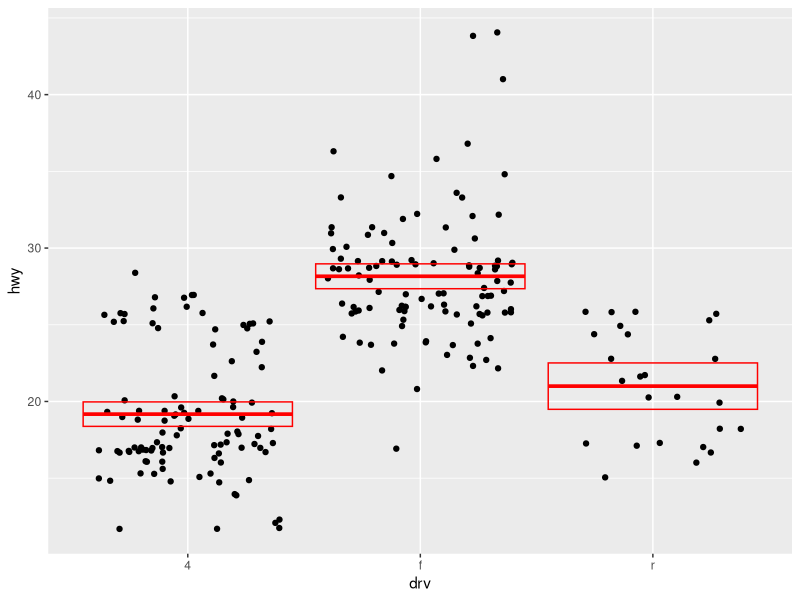
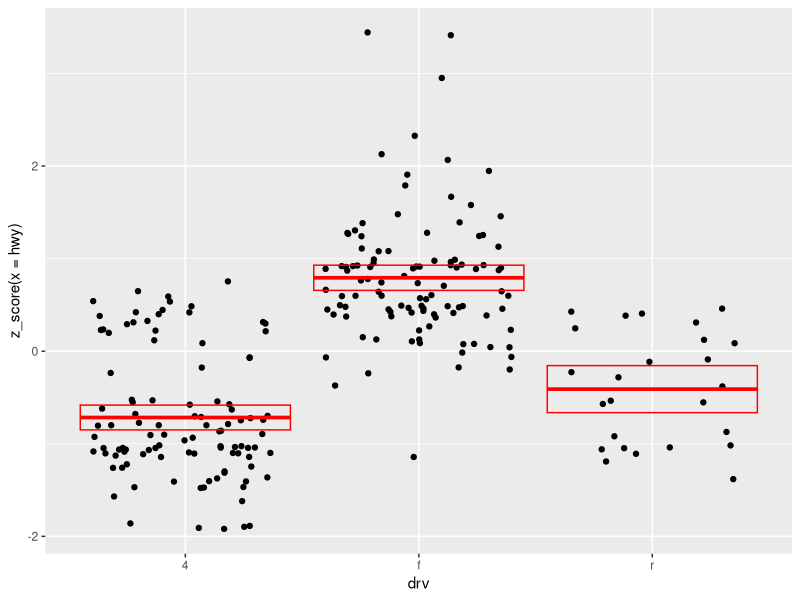

These figures' R source, in order:
## ---- chunk 1
t_alpha_2 <- function(df=lnf, alpha=0.05){
  if(is.na(df)){df=lnf}
  if(is.na(alpha)){alpha=0.05}
  qt(1-alpha/2,df)
}
## ---- chunk 2
library(tidyverse)
t_data <- function(x){n<-length(x)
tibble(y=mean(x), ymin=mean(x)-t_alpha_2(n-1, 0.05)%*% sd(x)/sqrt(n),ymax=mean(x)+t_alpha_2(n-1,0.05)%*% sd(x)/sqrt(n))}
mpg%>%ggplot(aes(x=drv, y=hwy))+geom_point(position="jitter")+stat_summary(fun.data=t_data, geom="crossbar", color="red")
## ---- chunk 3
z_score<-function(x=NA,mu=NA,sigma=NA){
  if(is.na(mu)){mu=mean(x)}
  if(is.na(sigma)){sigma=sd(x)}
  z<-vector("double",length(x))
  for(i in seq_along(x)){
    z[i]<-(x[[i]]-mu)/sigma
  }
 z
}

mpg%>%group_by(drv)%>%ggplot(aes(x=drv, y=z_score(x=hwy)))+geom_point(position="jitter")+stat_summary(fun.data=t_data, geom="crossbar", color="red")
